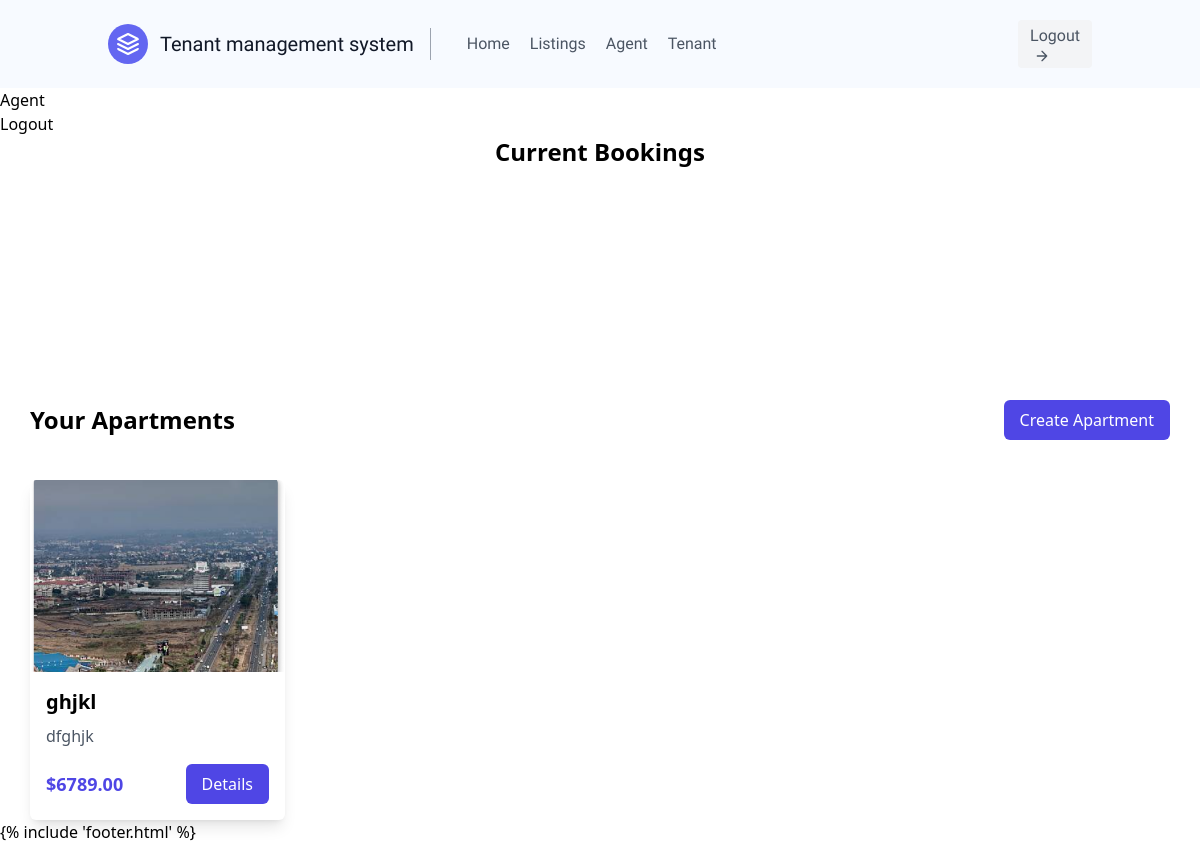
Screenshot of /agent_home/ (signed in) with the database file from the repository.
### users/models.py (models this page shows)
class Property(models.Model):
    name = models.CharField(max_length=50)
    location = models.CharField(max_length=50)
    image = models.ImageField(default='default.jpg', blank=True, null=True, upload_to='apartments')
    price = models.DecimalField(max_digits=10, decimal_places=2)
    description = models.TextField()
    agent = models.ForeignKey(Agent, on_delete=models.CASCADE)
    def __str__(self):
        return self.name

### users/views.py (the view)
# urls.py: path('agent_home/',views.agent_home,name="agent_home"),
@login_required
@agent_required
def agent_home(request):
    apartments = Property.objects.filter(agent=request.user.agent)
    print(apartments)
    context = {
        'apartments': apartments,
    }
    return render(request, 'users/agent_home.html', context)

### users/templates/users/agent_home.html (shortened to what this page needs)
{% extends 'main.html' %} {% block content %}
<h1>Agent</h1>
<button>
  <a href="{% url 'logout' %}">Logout</a>
</button>
<h1 class="text-2xl font-semibold text-center">Current Bookings</h1>
<div class="container px-5 py-24 mx-auto">
</div>
<div class="flex justify-between items-center mt-10 md:mx-auto md:w-[95%]">
  <h1 class="text-2xl font-semibold text-center">Your Apartments</h1>
  <button
    type="button"
    class="bg-indigo-600 text-white px-4 py-2 rounded-md hover:bg-indigo-700"
  >
    <a href="{% url 'create_property' %}">Create Apartment</a>
  </button>
</div>
{% if apartments %}
<div
  class="grid grid-cols-1 sm:grid-cols-2 md:grid-cols-4 mt-10 md:mx-auto md:w-[95%] gap-10"
>
  {% for apartment in apartments %}
  <div class="bg-white shadow-lg rounded-md overflow-hidden">
    <img
      src="{{ apartment.image.url }}"
      alt="{{ apartment.name }}"
      class="w-full h-48 object-cover object-center"
    />
    <div class="p-4">
      <h5 class="text-xl font-semibold">{{ apartment.name }}</h5>
      <p class="text-gray-600 mt-2">{{ apartment.description }}</p>
      <div class="flex justify-between items-center mt-4">
        <span class="text-lg font-semibold text-indigo-600"
          >${{ apartment.price }}</span
        >
        <a
          href="{% url 'property_details' apartment.id %}"
          class="bg-indigo-600 text-white px-4 py-2 rounded-md hover:bg-indigo-700"
          >Details</a
        >
      </div>
    </div>
  </div>
  {% endfor %} {% else %}
  <p class="text-center">No apartments yet</p>
  {% endif %}
</div>
{% endblock %}

### rows the page displays
Property: image (picture), name "ghjkl", description "dfghjk", price "6789.00"
